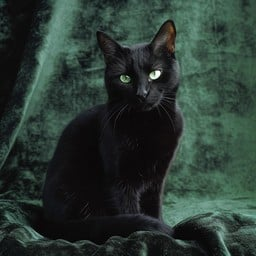
#> input picture cat_1.jpg, 256 x 256 px, found by its file name
$ python test.py
#> lines starting #> are read from the running program, lines starting #| are printed output that depends on the picture
import cv2
img = cv2.imread("cat_1.jpg")
#> img is the input picture: shape (256, 256, 3); mean B, G, R 51, 57.5, 42.9
img = cv2.resize(img, (0, 0), fx=2, fy=2)
#> img: shape (512, 512, 3)
img = cv2.rotate(img, cv2.ROTATE_90_CLOCKWISE)
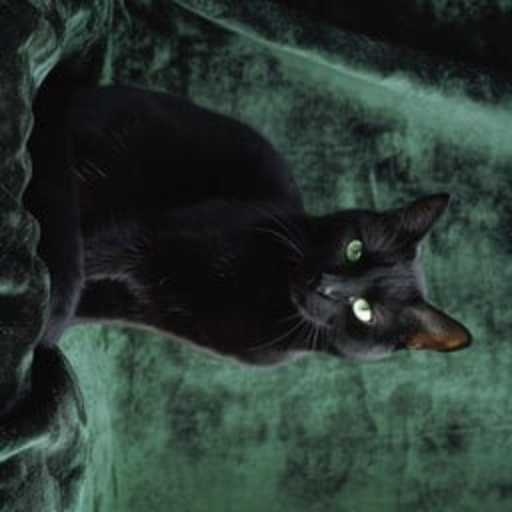
#> img: shape (512, 512, 3); mean B, G, R 51, 57.5, 42.8
cv2.imwrite("cat_new.jpg", img)

cv2.imshow('Image', img)
cv2.waitKey(0)
cv2.destroyAllWindows()
